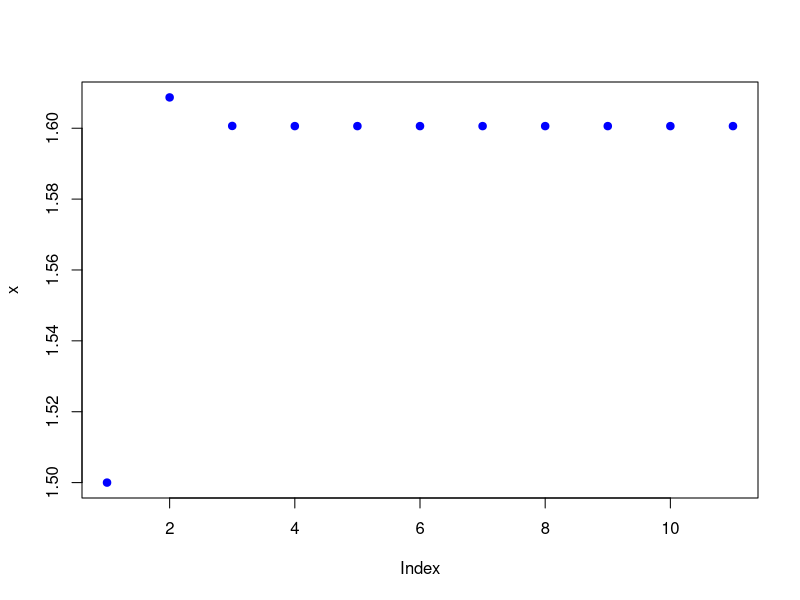

This chart was generated by the following R code:
f <- function(x) 2*x^3 - 2*x - 5

f_dash <- function(x) 6*x^2 - 2

x <- c(1.5)

iterations <- 10

for (i in 1:iterations) {
  x[i+1] <- x[i] - f(x[i]) / f_dash(x[i])
}

root <- x[length(x)]; root

plot(x, col = "blue", pch = 19)
